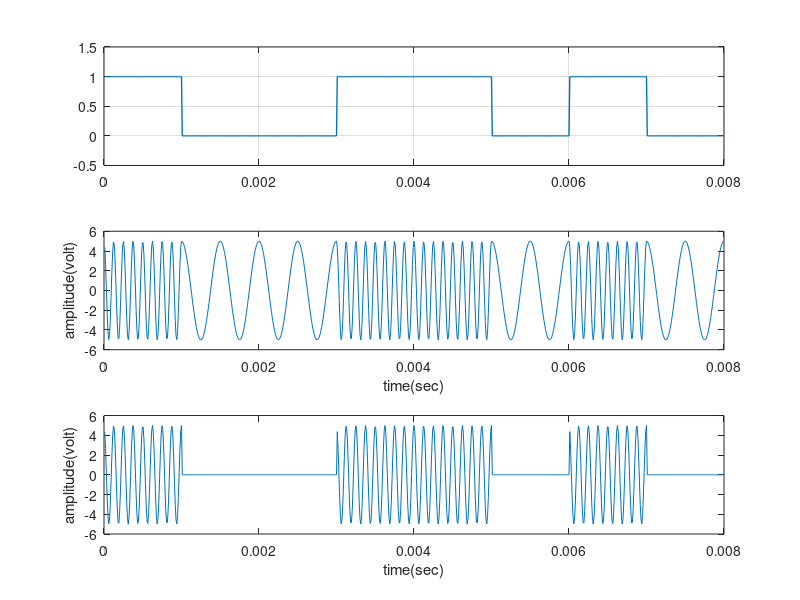

Reproduce this figure in MATLAB.

clc;
clear all;
close all;


x=[ 1 0 0 1 1 0 1 0];                                   
bp=.001;                                                   
disp(x);

bit=[]; 
for n=1:1:length(x)
    if x(n)==1;
       se=ones(1,100);
    else x(n)==0;
        se=zeros(1,100);
    end
     bit=[bit se];

end
t1=bp/100:bp/100:100*length(x)*(bp/100);
subplot(3,1,1);
plot(t1,bit,'lineWidth',1);grid on;
axis([ 0 bp*length(x) -.5 1.5]);

A=5;                                          
br=1/bp;                                                        
f1=br*8;                          
f2=br*2;                                     
t2=bp/99:bp/99:bp; 
m=[];
for (i=1:1:length(x))
    if (x(i)==1)
        y=A*cos(2*pi*f1*t2);
    else
        y=A*cos(2*pi*f2*t2);
    end
    m=[m y];
end
t3=bp/99:bp/99:bp*length(x);
subplot(3,1,2);
plot(t3,m);
xlabel('time(sec)');
ylabel('amplitude(volt)');


A1=5;
A2=0;                                                       
f1=1/bp*8;                                                   
t2=bp/99:bp/99:bp;                 
m=[];
for (i=1:1:length(x))
    if (x(i)==1)
        y=A1*cos(2*pi*f1*t2);
    else
        y=A2*cos(2*pi*f1*t2);
    end
    m=[m y];
end
t3=bp/99:bp/99:bp*length(x);
subplot(3,1,3);
plot(t3,m);
xlabel('time(sec)');
ylabel('amplitude(volt)');